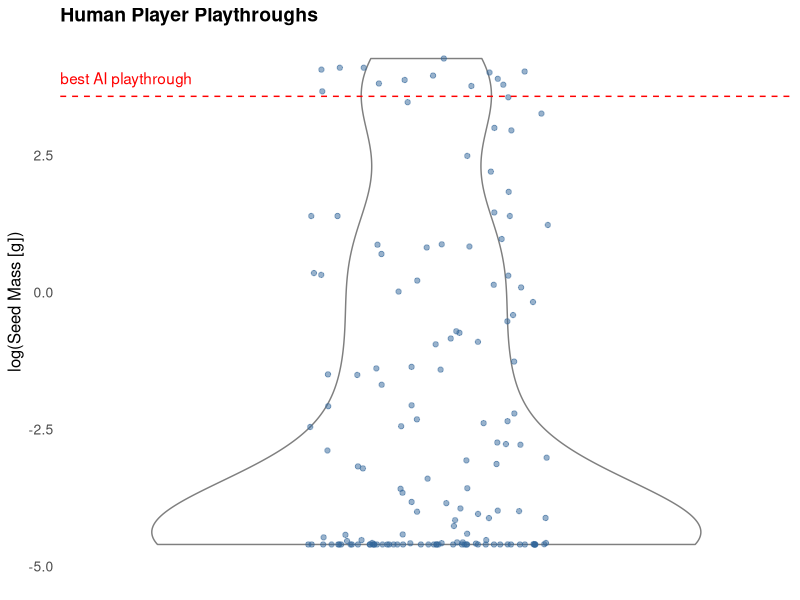

Source code (R):
# Load necessary libraries
library(ggplot2)

# Load the table "human_scores"
human_scores <- read.csv("human_scores.csv")
human_scores$score <- log(human_scores$score)
best_ai_score <- log(35.60908)

# Create a violin plot of the column "score" with individual scores as points with some jitter
# Save the plot to "human_scores.pdf"
pdf("plots/human_scores.pdf", width = 6.5, height = 3.5)
print(ggplot(human_scores, aes(x = factor(1), y = score)) +
    geom_violin(color = "gray50") +
    geom_jitter(width = 0.2, height = 0, alpha = 0.5, color = rgb(0.2, 0.4, 0.6, 0.7)) +
    geom_hline(yintercept = best_ai_score, color = "red", linetype = "dashed", linewidth = 0.5) +
    annotate("text", x = 0.4, y = best_ai_score, label = "best AI playthrough", color = "red", vjust = -1, hjust = 0) +
    labs(title = "Human Player Playthroughs", x = "", y = "log(Seed Mass [g])") +
    theme_minimal() +
    theme(
        plot.title = element_text(size = 14, face = "bold"),
        axis.title.y = element_text(size = 12),
        axis.text.y = element_text(size = 10),
        axis.text.x = element_blank(),
        axis.ticks.x = element_blank(),
        panel.grid.major = element_blank(),
        panel.grid.minor = element_blank(),
        panel.border = element_blank()
    ))

# Calculate the percentile of the best AI playthrough compared to the human scores
percentile <- ecdf(human_scores$score)(best_ai_score) * 100
print(paste("The best AI playthrough is in the", round(percentile, 2), "percentile compared to the human scores."))
dev.off()